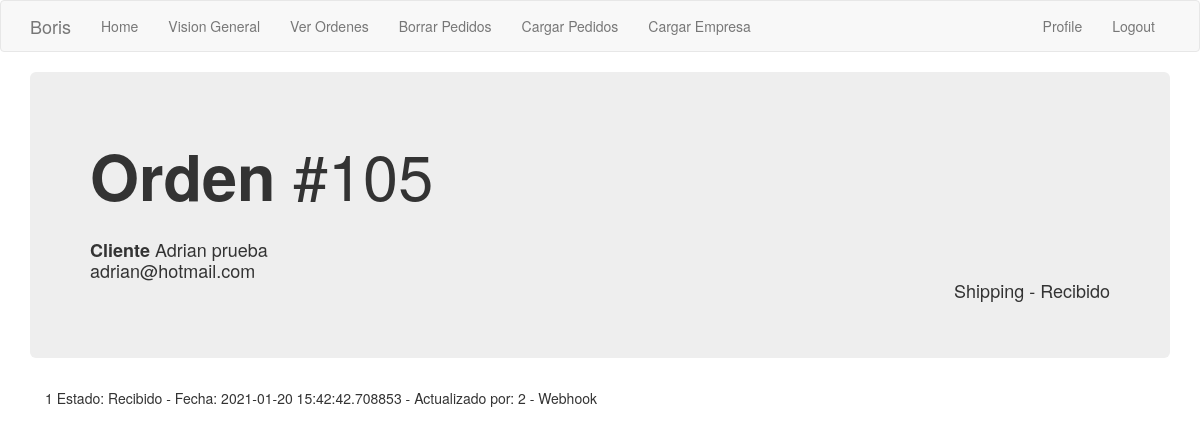
Page /historia_orden/1 (signed in) on the earlier database version.
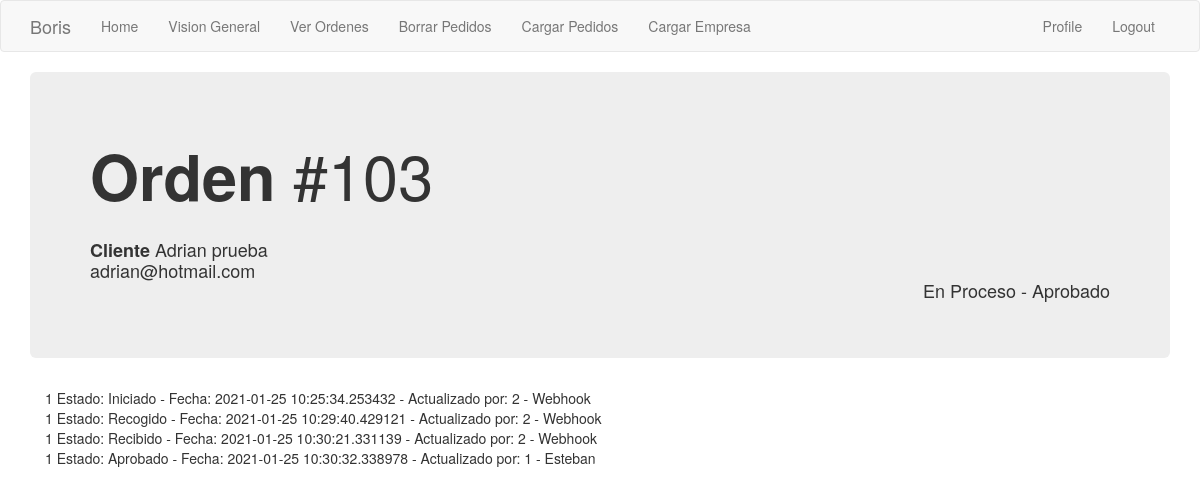
Same page on the later database version.
### app/models.py (models this page shows, shortened)
class Order_header(db.Model):
    id = db.Column(db.Integer, primary_key=True)
    order_number = db.Column(db.Integer, index=True)
    order_id_anterior = db.Column(db.Integer)
    creation_date = db.Column(db.String(35), index=True)
    last_update_date = db.Column(db.String(35))
    payment_method = db.Column(db.String(10))
    payment_card = db.Column(db.String(10))
    courier_order_id = db.Column(db.String(64), index=True)
    status = db.Column(db.String(15))
    sub_status = db.Column(db.String(15))
    customer_address = db.Column(db.String(64))
    customer_number = db.Column(db.String(10))
    customer_floor = db.Column(db.String(10))
    customer_zipcode = db.Column(db.String(8))
    customer_locality = db.Column(db.String(64))
    customer_city = db.Column(db.String(64))
    customer_province = db.Column(db.String(64))
    customer_country = db.Column(db.String(64))
    detalle = db.relationship('Order_detail', backref='productos', lazy='dynamic')
    transaction = db.relationship('Transaction_log', backref='transaccion', lazy='dynamic')
    customer_id = db.Column(db.Integer, db.ForeignKey('customer.id'))
    store = db.Column(db.Integer, db.ForeignKey('company.store_id'))

class Customer(db.Model):
    id = db.Column(db.Integer, primary_key=True)
    platform = db.Column(db.String(64), index=True)
    name = db.Column(db.String(64), index=True)
    email = db.Column(db.String(120), index=True, unique=True)
    phone = db.Column(db.String(15))
    orders = db.relationship('Order_header', backref='buyer', lazy='dynamic')

class Transaction_log(db.Model):
    id = db.Column(db.Integer, primary_key=True)
    sub_status = db.Column(db.String(15))
    fecha = db.Column(db.DateTime, default=datetime.utcnow)
    username = db.Column(db.String(64))
    order_id = db.Column(db.Integer, db.ForeignKey('order_header.id'))
    user_id = db.Column(db.Integer, db.ForeignKey('user.id'))

### app/main/routes.py (the view)
@bp.route('/historia_orden/<orden_id>', methods=['GET', 'POST'])
@login_required
def historia_orden(orden_id):
    orden = Order_header.query.filter_by(id=orden_id).first()
    historia = Transaction_log.query.filter_by(order_id=orden_id).all()
    return render_template('historia_orden.html', orden=orden, historia=historia, customer=orden.buyer)

### app/main/routes.py (called while the page is built)
@bp.before_app_request
def before_request():
    if current_user.is_authenticated:
        current_user.last_seen = datetime.utcnow()
        db.session.commit()

### app/models.py (called while the page is built)
@login.user_loader
def load_user(id):
    return User.query.get(int(id))

### app/templates/historia_orden.html
{% extends "base.html" %}
{% block app_content %}
    <div class='jumbotron'>
        <h1>
            <strong>Orden </strong>#{{orden.order_number}}
        </h1>
        <h4>
            <br> <strong> Cliente </strong>{{customer.name}}
            <br>         {{customer.email}}
            <div class="text-right"> {{orden.status}} - {{orden.sub_status}} </div>
        </h4>
    </div>
    <div class='container'>
        {% for i in historia %}
            {{i.order_id}}
            Estado: {{i.sub_status}} -
            Fecha: {{i.fecha}} -
            Actualizado por: {{i.user_id}} - {{i.username}}
            <br>
        {% endfor %}
    </div>
{% endblock %}

### app/templates/base.html (shortened to what this page needs)
{% extends 'bootstrap/base.html' %}
{% block navbar %}
    <nav class="navbar navbar-default">
        <div class="container">
            <div class="navbar-header">
                <a class="navbar-brand" href="{{ url_for('main.index') }}">Boris</a>
            </div>
            <div class="collapse navbar-collapse" id="bs-example-navbar-collapse-1">
                <ul class="nav navbar-nav">
                    <li><a href="{{ url_for('main.index') }}"> Home </a></li>
                    <li><a href="{{ url_for('main.vision_general') }}"> Vision General </a></li>
                    <li><a href="{{ url_for('main.ver_ordenes', estado='all') }}"> Ver Ordenes </a></li>
                    <li><a href="{{ url_for('main.borrar_pedidos') }}"> Borrar Pedidos</a></li>
                    <li><a href="{{ url_for('main.upload_pedidos') }}"> Cargar Pedidos</a></li>
                    <li><a href="{{ url_for('main.cargar_empresa') }}"> Cargar Empresa</a></li>
                </ul>
                <ul class="nav navbar-nav navbar-right">
                    {% if current_user.is_anonymous %}
                    <li><a href="{{ url_for('auth.login') }}"> Login </a></li>
                    <li> <a href="{{ url_for('auth.alta_usuario') }}"> Alta de Usuarios </a></li>
                    {% else %}
                    <li><a href="{{ url_for('main.user', username=current_user.username) }}"> Profile </a></li>
                    <li><a href="{{ url_for('auth.logout') }}">{{ 'Logout' }}</a></li>
                    {% endif %}
                </ul>
            </div>
        </div>
    </nav>
{% endblock %}
{% block content %}
    <div class="container">
        {% block app_content %}{% endblock %}
    </div>
{% endblock %}

Differences in the rows shown:
no longer on this page (row edited): Transaction_log: order_id "1", sub_status "Recibido", fecha "2021-01-20 15:42:42.708853", user_id "2", username "Webhook"
changed Order_header: order_number "105" → "103"; status "Shipping" → "En Proceso"; sub_status "Recibido" → "Aprobado"
added Transaction_log: order_id "1", sub_status "Iniciado", fecha "2021-01-25 10:25:34.253432", user_id "2", username "Webhook"
added Transaction_log: order_id "1", sub_status "Recogido", fecha "2021-01-25 10:29:40.429121", user_id "2", username "Webhook"
added Transaction_log: order_id "1", sub_status "Recibido", fecha "2021-01-25 10:30:21.331139", user_id "2", username "Webhook"
added Transaction_log: order_id "1", sub_status "Aprobado", fecha "2021-01-25 10:30:32.338978", user_id "1", username "Esteban"
